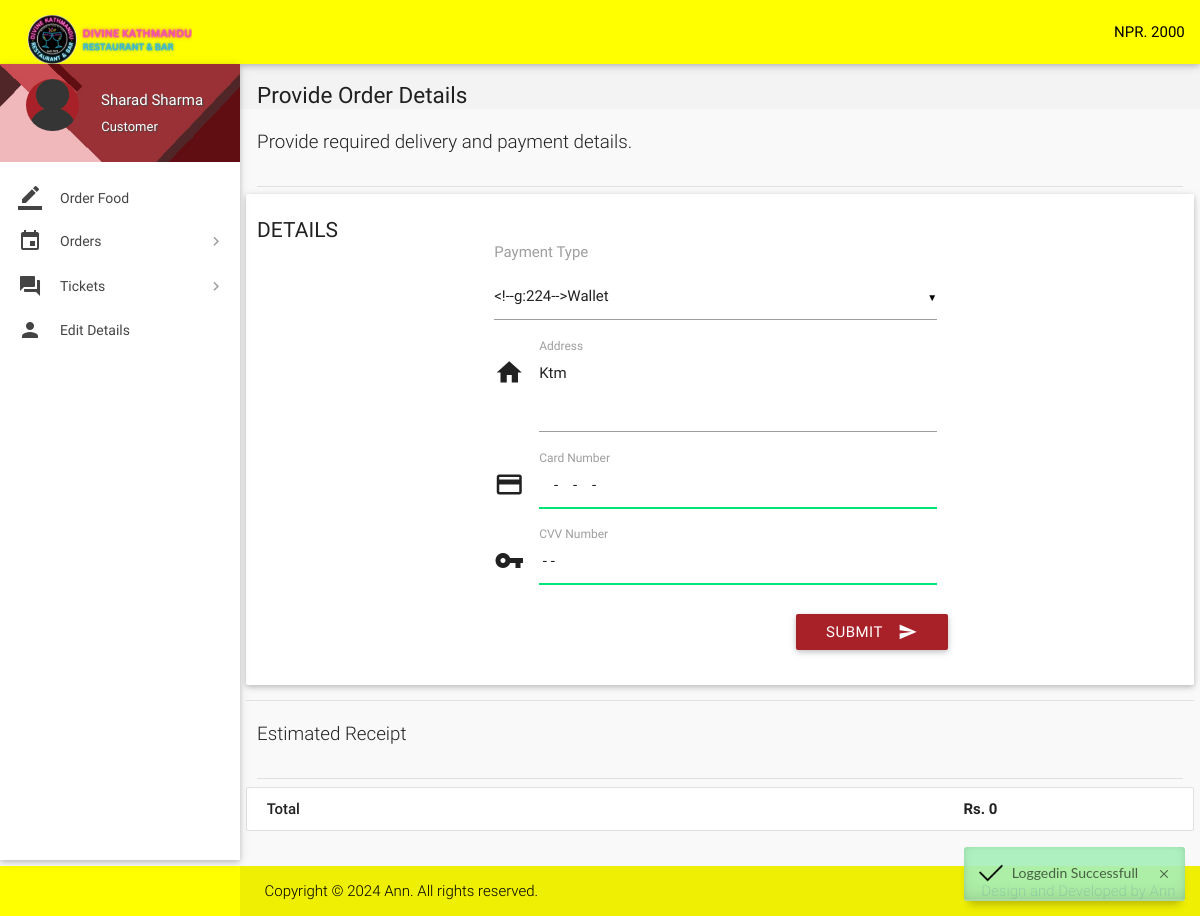
Page /place-order.php (signed in) on the committed database.
### tables this page shows
CREATE TABLE `wallet_details` (
  `id` int(11) NOT NULL,
  `wallet_id` int(11) NOT NULL,
  `number` varchar(16) NOT NULL,
  `cvv` int(3) NOT NULL,
  `balance` int(11) NOT NULL DEFAULT 2000
);

CREATE TABLE `users` (
  `id` int(11) NOT NULL,
  `role` varchar(15) NOT NULL DEFAULT 'Customer',
  `name` varchar(15) NOT NULL,
  `username` varchar(10) NOT NULL,
  `password` varchar(255) NOT NULL,
  `email` varchar(35) DEFAULT NULL,
  `address` varchar(300) DEFAULT NULL,
  `contact` bigint(11) NOT NULL,
  `verified` tinyint(1) NOT NULL DEFAULT 0,
  `deleted` tinyint(4) NOT NULL DEFAULT 0
);

### includes/wallet.php (called while the page is built, shortened)
<?php
$user_id = $_SESSION['user_id'];
$sql = mysqli_query($con, "SELECT * FROM wallet where customer_id = $user_id");
$wallet_id = null;
while($row1 = mysqli_fetch_array($sql)){
    $wallet_id = $row1['id'];
}
if($wallet_id) {
    $sql = mysqli_query($con, "SELECT * FROM wallet_details where wallet_id = $wallet_id");
    while($row1 = mysqli_fetch_array($sql)){
        $balance = $row1['balance'];
    }
} else {
    echo "Wallet not found for user.";
}
?>

### includes/connect.php (called while the page is built, shortened)
<?php
$role = $_SESSION['role'];
?>

### place-order.php (the view, shortened to what this page needs)
<?php
include 'includes/connect.php';
include 'includes/wallet.php';
$total = 0;
	if($_SESSION['customer_sid']==session_id())
	{
$user_id = $_SESSION['user_id'];
$result = mysqli_query($con, "SELECT * FROM users where id = $user_id");
while($row = mysqli_fetch_array($result)){
$name = $row['name'];
$address = $row['address'];
}
		?>
  <link rel="stylesheet" href="./alerts/dist/css/iziToast.min.css">
<!DOCTYPE html>
<html lang="en">
<head>
  <link href="css/materialize.min.css" type="text/css" rel="stylesheet" media="screen,projection">
  <link href="css/style.min.css" type="text/css" rel="stylesheet" media="screen,projection">
  <link href="css/custom/custom.min.css" type="text/css" rel="stylesheet" media="screen,projection">
  <link href="js/plugins/perfect-scrollbar/perfect-scrollbar.css" type="text/css" rel="stylesheet" media="screen,projection">
</head>
<body>
  <header id="header" class="page-topbar">
        <div class="navbar-fixed">
            <nav class="navbar-color">
                <div class="nav-wrapper">
                    <ul class="left">
                      <li><h1 class="logo-wrapper"><a href="index.php" class="brand-logo darken-1"><img src="images/materialize-logo.png" alt="logo"></a> <span class="logo-text">Logo</span></h1></li>
                    </ul>
                    <ul class="right hide-on-med-and-down">
                        <li><a href="#" class="waves-effect waves-block waves-light">NPR. <?php echo $balance;?></i></a>
                        </li>
                    </ul>
                </div>
            </nav>
        </div>
  </header>
  <div id="main">
    <div class="wrapper">
      <aside id="left-sidebar-nav">
        <ul id="slide-out" class="side-nav fixed leftside-navigation">
            <li class="user-details cyan darken-2">
            <div class="row">
                <div class="col col s4 m4 l4">
                    <img src="images/avatar.jpg" alt="" class="circle responsive-img valign profile-image">
                </div>
                <div class="col col s8 m8 l8">
                    <a class="btn-flat dropdown-button waves-effect waves-light white-text profile-btn" href="#" data-activates="profile-dropdown"><?php echo $name;?> <i class="mdi-navigation-arrow-drop-down right"></i></a>
                    <p class="user-roal"><?php echo $role;?></p>
                </div>
            </div>
            </li>
            <li class="bold"><a href="index.php" class="waves-effect waves-cyan"><i class="mdi-editor-border-color"></i> Order Food</a>
            </li>
                <li class="no-padding">
                    <ul class="collapsible collapsible-accordion">
                        <li class="bold"><a class="collapsible-header waves-effect waves-cyan"><i class="mdi-editor-insert-invitation"></i> Orders</a>
                        </li>
                    </ul>
                </li>
                <li class="no-padding">
                    <ul class="collapsible collapsible-accordion">
                        <li class="bold"><a class="collapsible-header waves-effect waves-cyan"><i class="mdi-action-question-answer"></i> Tickets</a>
                        </li>
                    </ul>
                </li>
            <li class="bold"><a href="details.php" class="waves-effect waves-cyan"><i class="mdi-social-person"></i> Edit Details</a>
            </li>
        </ul>
        </aside>
      <section id="content">
        <div id="breadcrumbs-wrapper">
          <div class="container">
            <div class="row">
              <div class="col s12 m12 l12">
                <h5 class="breadcrumbs-title">Provide Order Details</h5>
              </div>
            </div>
          </div>
        </div>
				<div class="container">
          <p class="caption">Provide required delivery and payment details.</p>
          <div class="divider"></div>
            <div class="row">
              <div class="col s12 m4 l3">
                <h4 class="header">Details</h4>
              </div>
<div>
                <div class="card-panel">
                  <div class="row">
                    <form class="formValidate col s12 m12 l6" id="formValidate" method="post" action="confirm-order" novalidate="novalidate">
                      <div class="row">
                        <div class="input-field col s12">
							<label for="payment_type">Payment Type</label><br><br>
                        </div>
                      </div>
                      <div class="row">
                        <div class="input-field col s12">
                          <i class="mdi-action-home prefix"></i>
							<textarea name="address" id="address" class="materialize-textarea validate" data-error=".errorTxt1"><?php echo $address;?></textarea>
							<label for="address" class="">Address</label>
                        </div>
                      </div>
                      <div class="row">
                        <div class="input-field col s12">
                          <i class="mdi-action-credit-card prefix"></i>
							<input name="cc_number" id="cc_number" type="text" data-error=".errorTxt2" required>
							<label for="cc_number" class="">Card Number</label>
                        </div>
                      </div>
                      <div class="row">
                        <div class="input-field col s12">
                          <i class="mdi-communication-vpn-key prefix"></i>
							<input name="cvv_number" id="cvv_number" type="text" data-error=".errorTxt3" required>
							<label for="cvv_number" class="">CVV Number</label>
                        </div>
                      </div>
                      <div class="row">
                        <div class="row">
                          <div class="input-field col s12">
                            <button class="btn cyan waves-effect waves-light right" type="submit" name="action">Submit
                              <i class="mdi-content-send right"></i>
                            </button>
                          </div>
                        </div>
                      </div>
                    </form>
                  </div>
                </div>
              </div>
            <div class="divider"></div>
          </div>
      </div>
        <div class="container">
          <p class="caption">Estimated Receipt</p>
          <div class="divider"></div>
<div id="work-collections" class="seaction">
<div class="row">
<div>
<ul id="issues-collection" class="collection">
    <li class="collection-item">
        <div class="row">
            <div class="col s7">
                <p class="collections-title"> Total</p>
            </div>
            <div class="col s2">
                <span>&nbsp;</span>
            </div>
            <div class="col s3">
                <span><strong>Rs. <?php echo $total;?></strong></span>
            </div>
        </div>
    </li>
</ul>
                </div>
				</div>
                </div>
              </div>
            </div>
        </div>
  <footer class="page-footer">
    <div class="footer-copyright">
      <div class="container">
        <span>Copyright © 2024 <a class="grey-text text-lighten-4" href="#" target="_blank"> Ann.</a> All rights reserved.</span>
        <span class="right"> Design and Developed by <a class="grey-text text-lighten-4" href="#">Ann</a></span>
        </div>
    </div>
  </footer>
</body>
</html>
<?php
	}
?>
<?php
include './includes/alert.php';
?>

### place-order.php (style rules this page uses)
.input-field label.active { width:100%; }

### rows in the picture
wallet_details: balance "2000"
users: name "Sharad Sharma", address "Ktm"

### other values in the picture
$role "Customer"
$total "0"
